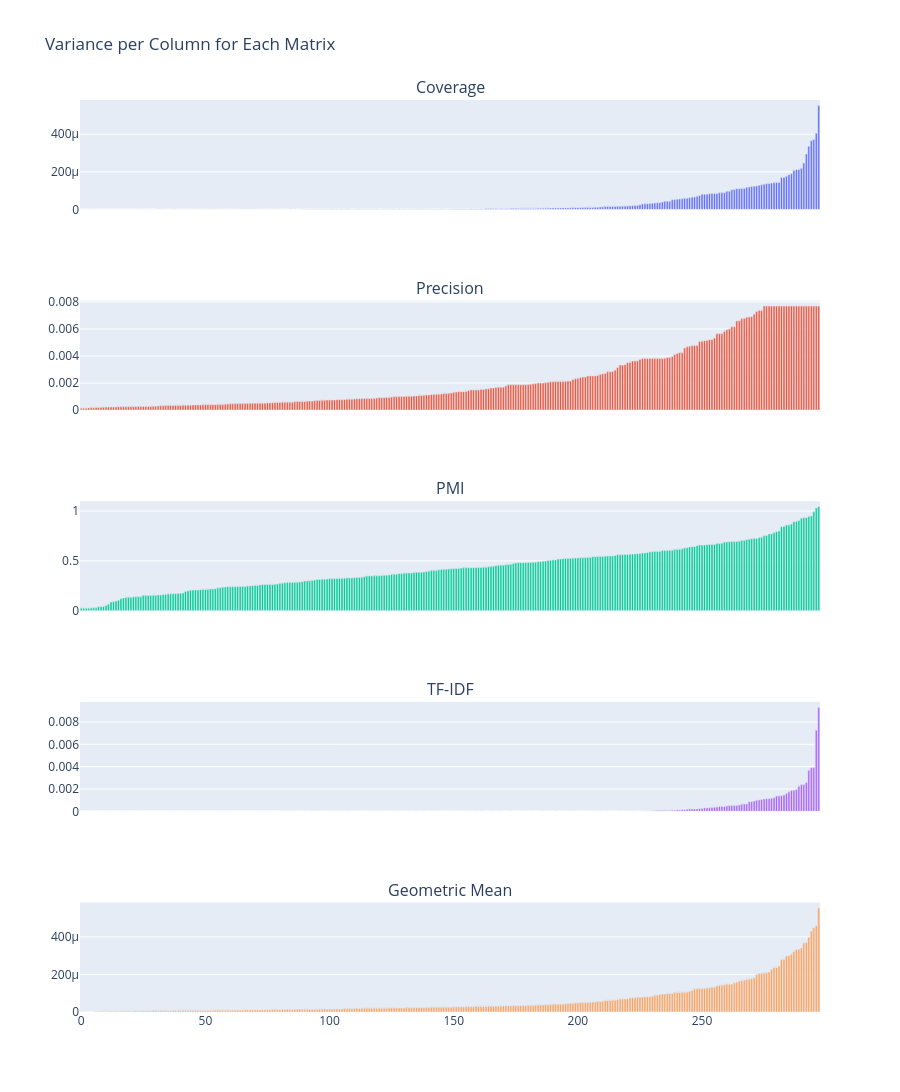

Notebook code cell kept with this figure:
### Code cell
X_coverage, X_precision, X_pmi, X_geometric_mean, X_tfidf = corpus.show_variance_graphs()

### Figure 1 — Plotly figure (JSON) as saved in the notebook; plotly's stock layout.template omitted (floating-point values rounded to 4 significant figures; data arrays with more than 128 entries replaced by an {"elided": "..."} marker saying what was removed)
{"data": [{"hovertemplate": "Feature: %{text}<br>Variance: %{y}<extra></extra>", "text": {"elided": "298 str values"}, "type": "bar", "x": {"elided": "298 int values"}, "xaxis": "x", "y": {"elided": "298 float values"}, "yaxis": "y"}, {"hovertemplate": "Feature: %{text}<br>Variance: %{y}<extra></extra>", "text": {"elided": "298 str values"}, "type": "bar", "x": {"elided": "298 int values"}, "xaxis": "x2", "y": {"elided": "298 float values"}, "yaxis": "y2"}, {"hovertemplate": "Feature: %{text}<br>Variance: %{y}<extra></extra>", "text": {"elided": "298 str values"}, "type": "bar", "x": {"elided": "298 int values"}, "xaxis": "x3", "y": {"elided": "298 float values"}, "yaxis": "y3"}, {"hovertemplate": "Feature: %{text}<br>Variance: %{y}<extra></extra>", "text": {"elided": "298 str values"}, "type": "bar", "x": {"elided": "298 int values"}, "xaxis": "x4", "y": {"elided": "298 float values"}, "yaxis": "y4"}, {"hovertemplate": "Feature: %{text}<br>Variance: %{y}<extra></extra>", "text": {"elided": "298 str values"}, "type": "bar", "x": {"elided": "298 int values"}, "xaxis": "x5", "y": {"elided": "298 float values"}, "yaxis": "y5"}], "layout": {"annotations": [{"font": {"size": 16}, "showarrow": false, "text": "Coverage", "x": 0.5, "xanchor": "center", "xref": "paper", "y": 1, "yanchor": "bottom", "yref": "paper"}, {"font": {"size": 16}, "showarrow": false, "text": "Precision", "x": 0.5, "xanchor": "center", "xref": "paper", "y": 0.78, "yanchor": "bottom", "yref": "paper"}, {"font": {"size": 16}, "showarrow": false, "text": "PMI", "x": 0.5, "xanchor": "center", "xref": "paper", "y": 0.56, "yanchor": "bottom", "yref": "paper"}, {"font": {"size": 16}, "showarrow": false, "text": "TF-IDF", "x": 0.5, "xanchor": "center", "xref": "paper", "y": 0.34, "yanchor": "bottom", "yref": "paper"}, {"font": {"size": 16}, "showarrow": false, "text": "Geometric Mean", "x": 0.5, "xanchor": "center", "xref": "paper", "y": 0.12, "yanchor": "bottom", "yref": "paper"}], "height": 1500, "showlegend": false, "title": {"text": "Variance per Column for Each Matrix"}, "xaxis": {"anchor": "y", "domain": [0, 1], "matches": "x5", "showticklabels": false}, "xaxis2": {"anchor": "y2", "domain": [0, 1], "matches": "x5", "showticklabels": false}, "xaxis3": {"anchor": "y3", "domain": [0, 1], "matches": "x5", "showticklabels": false}, "xaxis4": {"anchor": "y4", "domain": [0, 1], "matches": "x5", "showticklabels": false}, "xaxis5": {"anchor": "y5", "domain": [0, 1]}, "yaxis": {"anchor": "x", "domain": [0.88, 1]}, "yaxis2": {"anchor": "x2", "domain": [0.66, 0.78]}, "yaxis3": {"anchor": "x3", "domain": [0.44, 0.56]}, "yaxis4": {"anchor": "x4", "domain": [0.22, 0.34]}, "yaxis5": {"anchor": "x5", "domain": [0, 0.12]}}}
